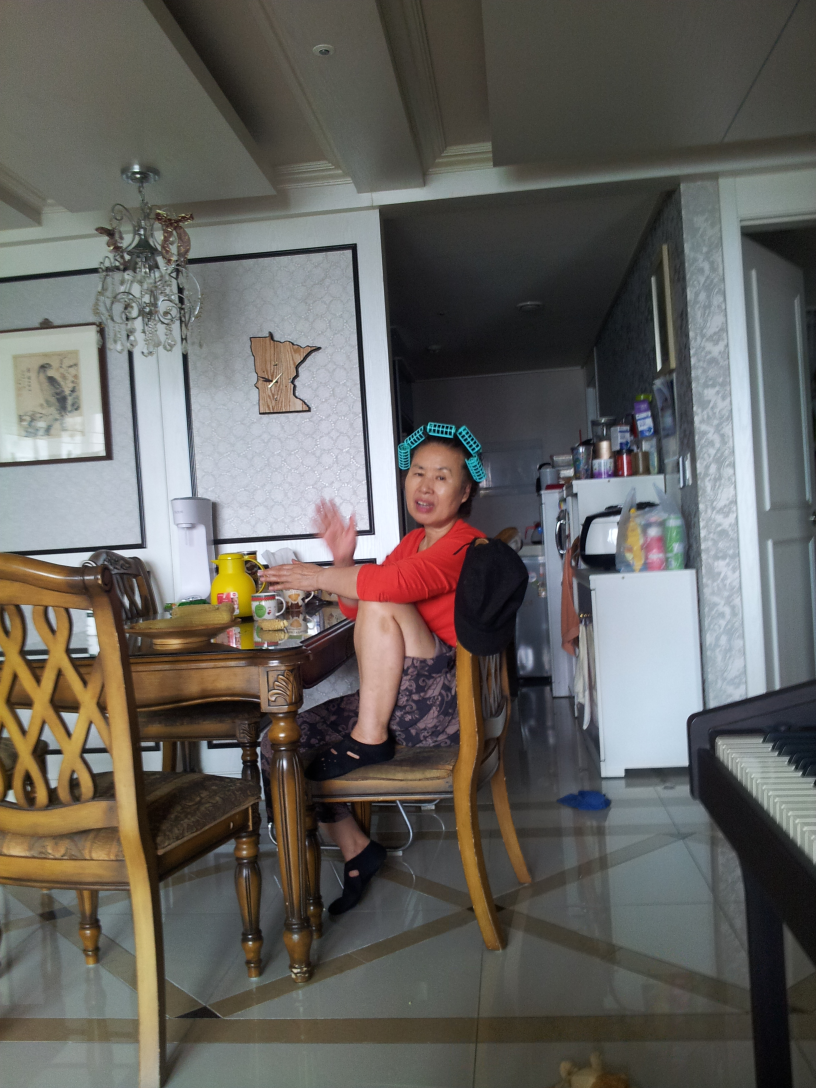
#> input picture Projects/images/grandma_roll.jpg, 2448 x 3264 px, found by its file name (shown at 1/3 size)
$ python template_matching.py
#> lines starting #> are read from the running program, lines starting #| are printed output that depends on the picture
import cv2
import numpy as np

oriimg_bgr = cv2.imread('/home/kaeun/Projects/grandma_roll.jpg')
#> oriimg_bgr is the input picture: shape (3264, 2448, 3); mean B, G, R 94.4, 98.9, 101.3
img_bgr = cv2.resize(oriimg_bgr, None, fx=0.4, fy=0.4)
img_gray = cv2.cvtColor(img_bgr, cv2.COLOR_BGR2GRAY)
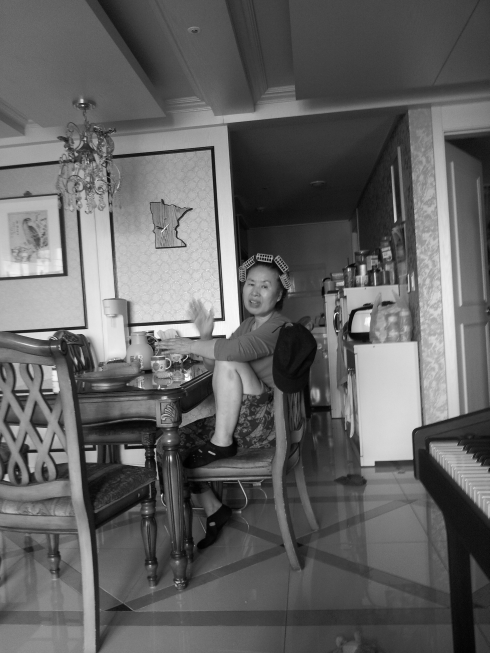
#> img_gray: shape (1306, 979) (shown at 1/2 size); min 0, max 255, mean 99

oritemplate = cv2.imread('/home/kaeun/Projects/roll.png', 0)
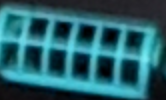
#> input picture Projects/images/roll.png, 166 x 100 px, found by its file name
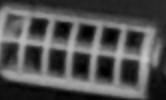
#> oritemplate: shape (100, 166); min 0, max 202, mean 81.1
template = cv2.resize(oritemplate, None, fx=0.2, fy=0.2)
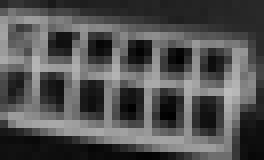
#> template: shape (20, 33) (shown 8 times larger); min 1, max 189, mean 81.3
w, h = template.shape[::-1]
#> w = 33; h = 20

res = cv2.matchTemplate(img_gray, template, cv2.TM_CCOEFF_NORMED)
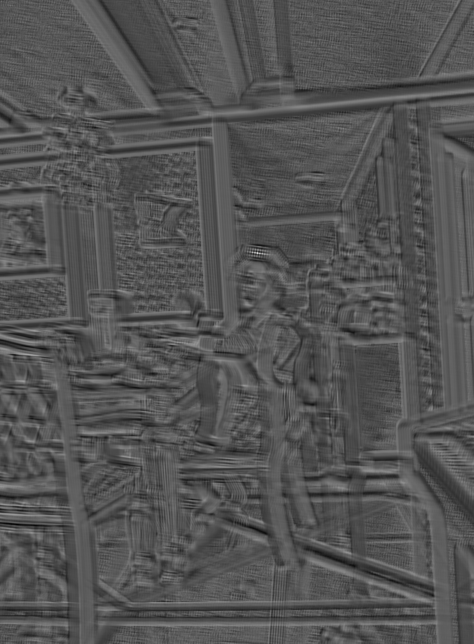
#> res: shape (1287, 947) float32 (shown at 1/2 size); min -0.435, max 0.882, mean 0.00027; drawn with min black and max white
threshold = 0.8
loc = np.where(res >= threshold)
#> loc = ([505, 506, 506], [514, 514, 515])

#mark on actual pictures (yellow rectangle)
for pt in zip(*loc[::-1]):
	cv2.rectangle(img_bgr, pt, (pt[0] + w, pt[1]+ h), (0, 255, 255), 2)
#> this loop made 3 passes
#> pt on passes 1 to 3: (514, 505), (514, 506), (515, 506)
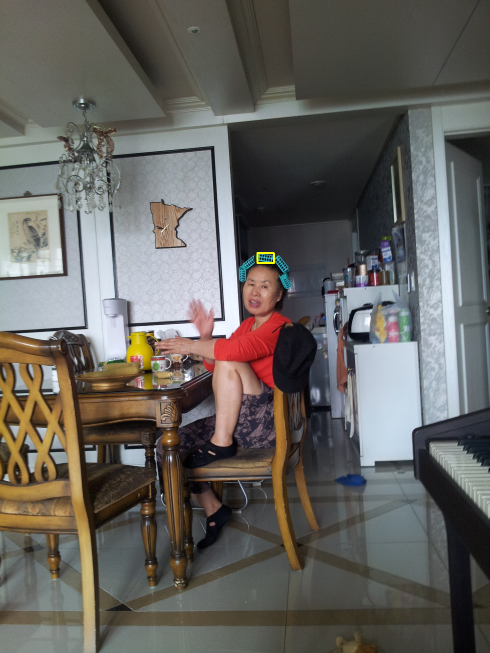
#> img_bgr: shape (1306, 979, 3) (shown at 1/2 size); mean B, G, R 94.3, 98.9, 101.3

cv2.imshow('detected', img_bgr)

cv2.waitKey(0)
cv2.destroyAllWindows()
